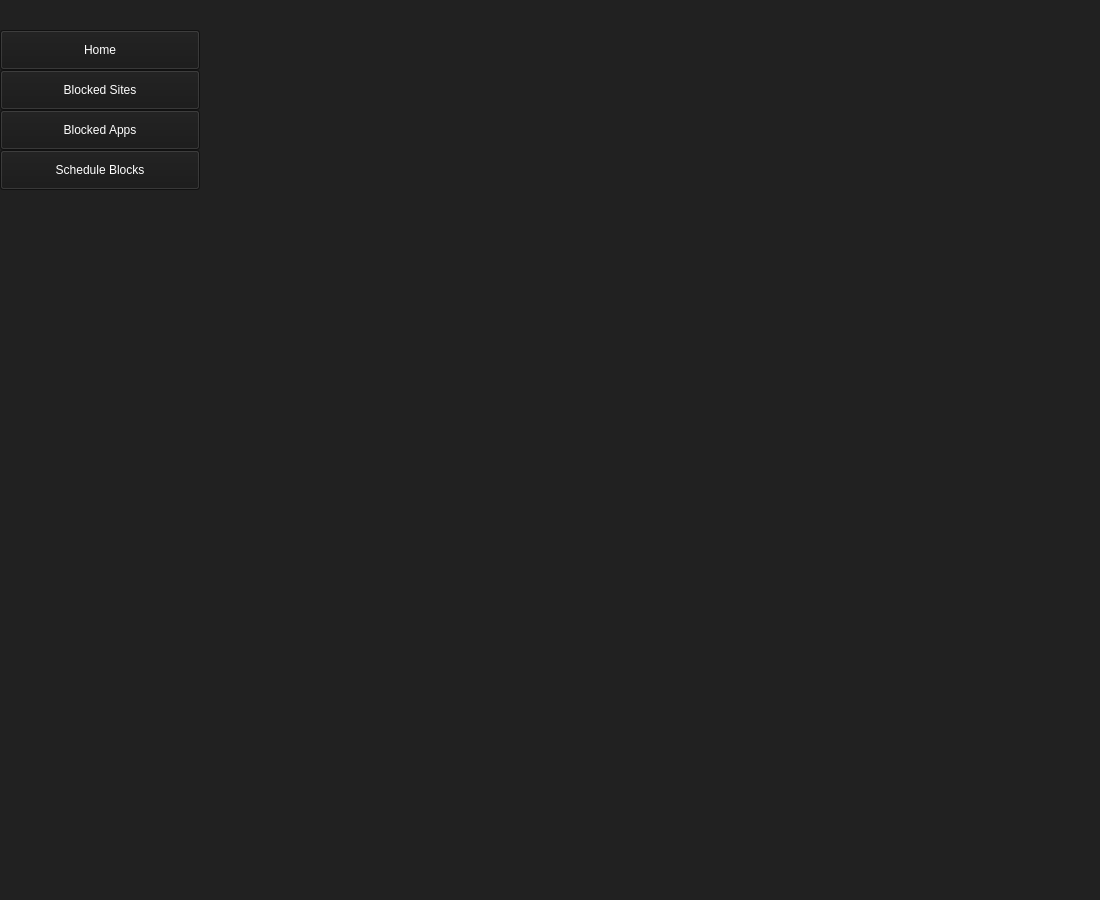
<?xml version="1.0" encoding="UTF-8"?>
<ui version="4.0">
 <class>MainWindow</class>
 <widget class="QMainWindow" name="MainWindow">
  <property name="geometry">
   <rect>
    <x>0</x>
    <y>0</y>
    <width>1100</width>
    <height>900</height>
   </rect>
  </property>
  <property name="minimumSize">
   <size>
    <width>1100</width>
    <height>900</height>
   </size>
  </property>
  <property name="windowTitle">
   <string>MainWindow</string>
  </property>
  <property name="styleSheet">
   <string notr="true">background-color:rgb(33,33,33);
margin: 0;
padding: 0;
</string>
  </property>
  <property name="iconSize">
   <size>
    <width>0</width>
    <height>0</height>
   </size>
  </property>
  <property name="animated">
   <bool>false</bool>
  </property>
  <widget class="QWidget" name="centralwidget">
   <property name="styleSheet">
    <string notr="true"/>
   </property>
   <layout class="QVBoxLayout" name="verticalLayout_3">
    <property name="leftMargin">
     <number>0</number>
    </property>
    <property name="topMargin">
     <number>0</number>
    </property>
    <property name="rightMargin">
     <number>0</number>
    </property>
    <property name="bottomMargin">
     <number>0</number>
    </property>
    <item>
     <layout class="QVBoxLayout" name="verticalLayout">
      <property name="spacing">
       <number>0</number>
      </property>
      <item>
       <widget class="QScrollArea" name="scrollArea">
        <property name="sizePolicy">
         <sizepolicy hsizetype="Expanding" vsizetype="Fixed">
          <horstretch>0</horstretch>
          <verstretch>30</verstretch>
         </sizepolicy>
        </property>
        <property name="minimumSize">
         <size>
          <width>0</width>
          <height>30</height>
         </size>
        </property>
        <property name="maximumSize">
         <size>
          <width>16777215</width>
          <height>30</height>
         </size>
        </property>
        <property name="styleSheet">
         <string notr="true">border: 0;</string>
        </property>
        <property name="widgetResizable">
         <bool>true</bool>
        </property>
        <widget class="QWidget" name="scrollAreaWidgetContents_5">
         <property name="geometry">
          <rect>
           <x>0</x>
           <y>0</y>
           <width>1098</width>
           <height>30</height>
          </rect>
         </property>
        </widget>
       </widget>
      </item>
      <item>
       <layout class="QHBoxLayout" name="horizontalLayout">
        <property name="spacing">
         <number>0</number>
        </property>
        <item>
         <layout class="QVBoxLayout" name="verticalLayout_2">
          <property name="spacing">
           <number>0</number>
          </property>
          <item>
           <widget class="QPushButton" name="btn_home">
            <property name="sizePolicy">
             <sizepolicy hsizetype="Fixed" vsizetype="Fixed">
              <horstretch>0</horstretch>
              <verstretch>0</verstretch>
             </sizepolicy>
            </property>
            <property name="minimumSize">
             <size>
              <width>200</width>
              <height>40</height>
             </size>
            </property>
            <property name="styleSheet">
             <string notr="true">color: white;
font: 63 12pt &quot;Cascadia Mono SemiBold&quot;;
background-color: rgb(24,24,24);
</string>
            </property>
            <property name="text">
             <string>Home</string>
            </property>
           </widget>
          </item>
          <item>
           <widget class="QPushButton" name="btn_blockedWeb">
            <property name="sizePolicy">
             <sizepolicy hsizetype="Fixed" vsizetype="Fixed">
              <horstretch>0</horstretch>
              <verstretch>0</verstretch>
             </sizepolicy>
            </property>
            <property name="minimumSize">
             <size>
              <width>200</width>
              <height>40</height>
             </size>
            </property>
            <property name="styleSheet">
             <string notr="true">color: white;
font: 63 12pt &quot;Cascadia Mono SemiBold&quot;;
background-color: rgb(24,24,24);</string>
            </property>
            <property name="text">
             <string>Blocked Sites</string>
            </property>
           </widget>
          </item>
          <item>
           <widget class="QPushButton" name="btn_blockedApps">
            <property name="sizePolicy">
             <sizepolicy hsizetype="Fixed" vsizetype="Fixed">
              <horstretch>0</horstretch>
              <verstretch>0</verstretch>
             </sizepolicy>
            </property>
            <property name="minimumSize">
             <size>
              <width>200</width>
              <height>40</height>
             </size>
            </property>
            <property name="styleSheet">
             <string notr="true">color: white;
font: 63 12pt &quot;Cascadia Mono SemiBold&quot;;
background-color: rgb(24,24,24);</string>
            </property>
            <property name="text">
             <string>Blocked Apps</string>
            </property>
           </widget>
          </item>
          <item>
           <widget class="QPushButton" name="btn_scheduleBlocks">
            <property name="sizePolicy">
             <sizepolicy hsizetype="Fixed" vsizetype="Fixed">
              <horstretch>0</horstretch>
              <verstretch>0</verstretch>
             </sizepolicy>
            </property>
            <property name="minimumSize">
             <size>
              <width>200</width>
              <height>40</height>
             </size>
            </property>
            <property name="styleSheet">
             <string notr="true">color: white;
font: 63 12pt &quot;Cascadia Mono SemiBold&quot;;
background-color: rgb(24,24,24);</string>
            </property>
            <property name="text">
             <string>Schedule Blocks</string>
            </property>
           </widget>
          </item>
          <item>
           <spacer name="verticalSpacer">
            <property name="orientation">
             <enum>Qt::Vertical</enum>
            </property>
            <property name="sizeHint" stdset="0">
             <size>
              <width>20</width>
              <height>40</height>
             </size>
            </property>
           </spacer>
          </item>
         </layout>
        </item>
        <item>
         <widget class="QStackedWidget" name="stackedWidget">
          <property name="minimumSize">
           <size>
            <width>894</width>
            <height>866</height>
           </size>
          </property>
          <property name="currentIndex">
           <number>-1</number>
          </property>
         </widget>
        </item>
       </layout>
      </item>
     </layout>
    </item>
   </layout>
  </widget>
 </widget>
 <resources/>
 <connections/>
</ui>
